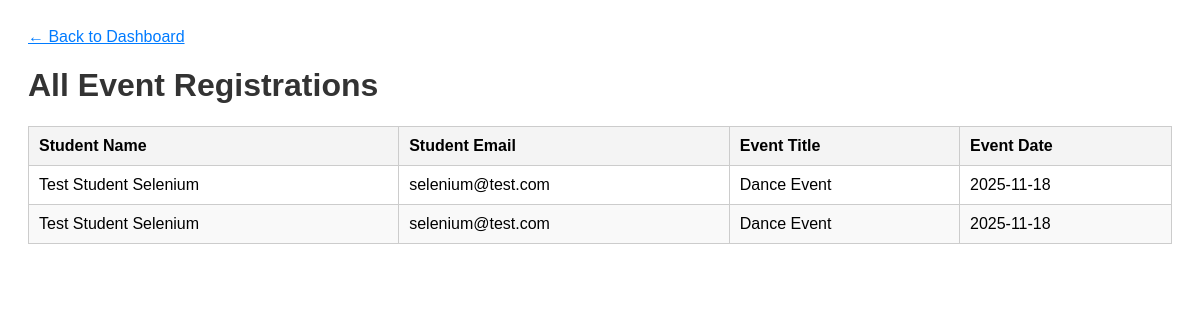
The app's page /admin/registrations, older data.
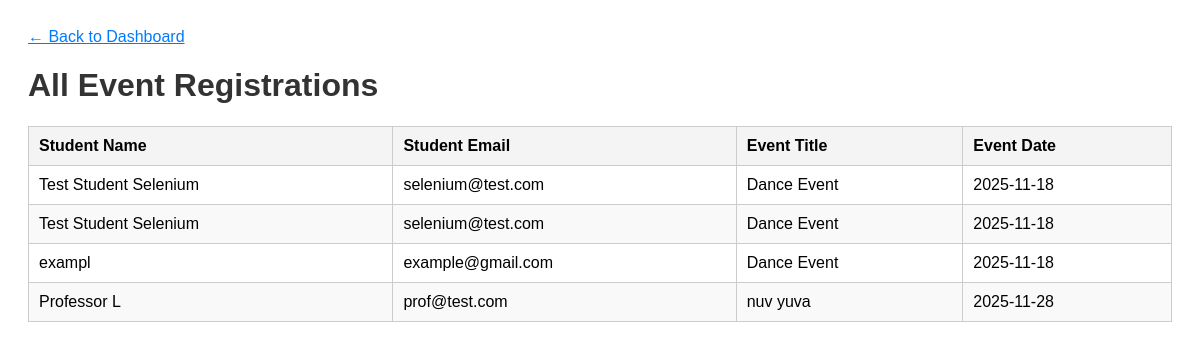
The same page, newer data.
### app.py (models this page shows)
class Registration(db.Model):
    id = db.Column(db.Integer, primary_key=True)
    student_name = db.Column(db.String(100), nullable=False)
    student_email = db.Column(db.String(100), nullable=False)
    event_id = db.Column(db.Integer, db.ForeignKey('event.id'), nullable=False)

class Event(db.Model):
    id = db.Column(db.Integer, primary_key=True)
    title = db.Column(db.String(100), nullable=False)
    description = db.Column(db.String(300), nullable=True)
    event_date = db.Column(db.String(20), nullable=False)
    registrations = db.relationship('Registration', backref='event', lazy=True)

### app.py (the view)
    @app.route('/admin/registrations')
    def admin_registrations():
        all_registrations = Registration.query.join(Event).order_by(Event.event_date).all()
        return render_template('admin_registrations.html', registrations=all_registrations)

### templates/admin_registrations.html (shortened to what this page needs)
<!DOCTYPE html>
<html lang="en">
<head>
</head>
<body>
    <a href="{{ url_for('admin_dashboard') }}">&larr; Back to Dashboard</a>
    <h1>All Event Registrations</h1>
    <table>
        <thead>
            <tr>
                <th>Student Name</th>
                <th>Student Email</th>
                <th>Event Title</th>
                <th>Event Date</th>
            </tr>
        </thead>
        <tbody>
            {% if registrations %}
                {% for reg in registrations %}
                    <tr>
                        <td>{{ reg.student_name }}</td>
                        <td>{{ reg.student_email }}</td>
                        <td>{{ reg.event.title }}</td>
                        <td>{{ reg.event.event_date }}</td>
                    </tr>
                {% endfor %}
            {% else %}
                <tr>
                    <td colspan="4" style="text-align: center;">No registrations found.</td>
                </tr>
            {% endif %}
        </tbody>
    </table>
</body>
</html>

### templates/admin_registrations.html (style rules this page uses)
body { font-family: sans-serif; padding: 20px; }
h1 { color: #333; }
table { width: 100%; border-collapse: collapse; margin-top: 20px; }
th, td { border: 1px solid #ccc; padding: 10px; text-align: left; }
th { background-color: #f4f4f4; }
tr:nth-child(even) { background-color: #f9f9f9; }
a { color: #007bff; }

Row changes from the older to the newer data that the page shows:
added Registration: student_name "exampl", student_email "example@gmail.com", event "Dance Event", event.event_date "2025-11-18"
added Registration: student_name "Professor L", student_email "prof@test.com", event "nuv yuva", event.event_date "2025-11-28"
